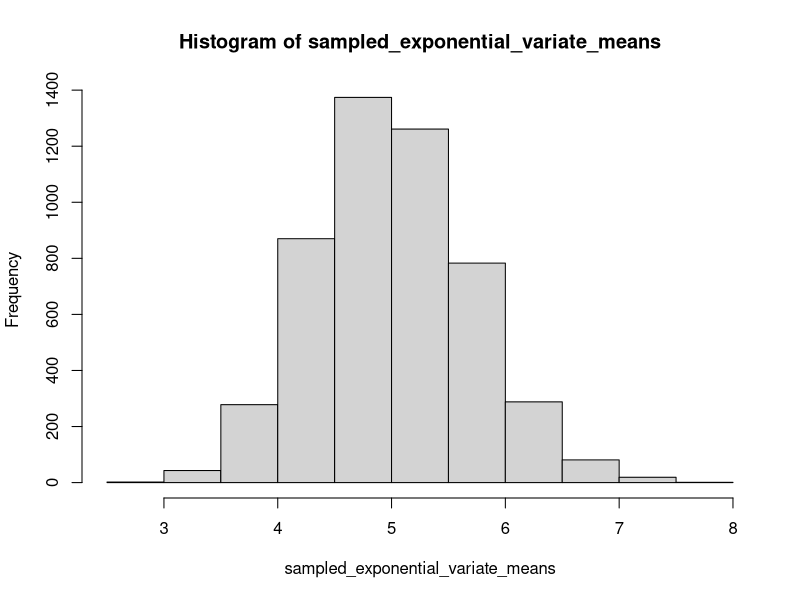
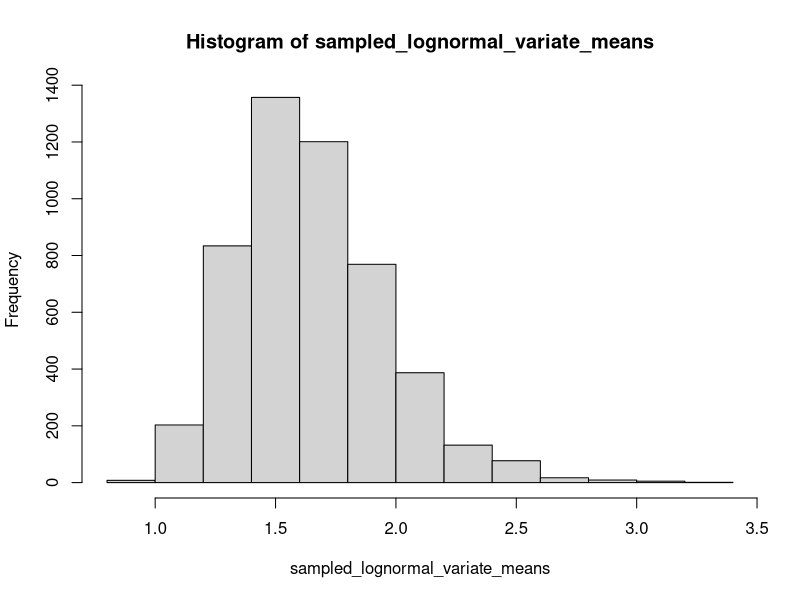
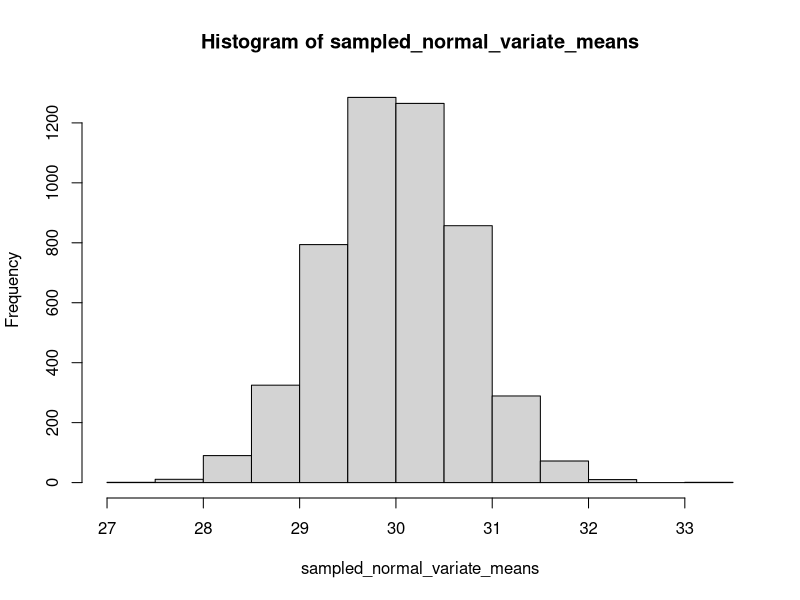
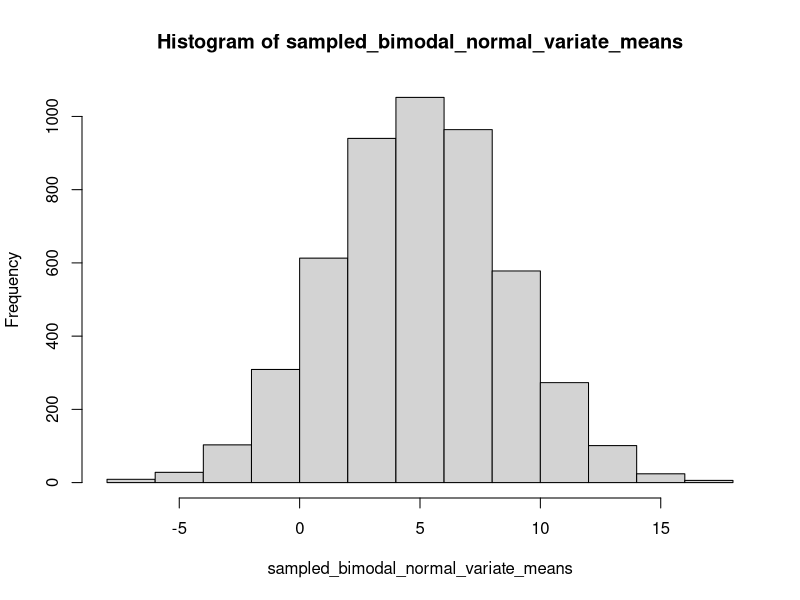

Reproduce these figures in R, in order.
#Central Limit Theorem Example
#no tidyverse packages, base R
rm(list=ls())

##normal
#exponential distribution, mean 5, rate 1/5 ----
exponential_variates <- rexp(n=1000000,rate=1/5)

#sample just 50 of the 1M variates, 5000 times
sampled_exponential_variate_means <- numeric(length=5000)

for(i in 1:5000){
sampled_exponential_variates <- sample(x=exponential_variates,
                                       size=50,
                                       replace = FALSE)
sampled_exponential_variate_means[i] <- mean(sampled_exponential_variates)
}

#compare the mean of the exponential variates, to the mean of the sampled means
mean_exponential_variates <- mean(exponential_variates)
mean_sampled_exponential_variate_means <- mean(sampled_exponential_variate_means)

sd_exponential_variates <- sd(exponential_variates)
sd_estimate_exponential_sampled_means <- sd(sampled_exponential_variate_means)*sqrt(50)


#histogram of the sampled means, verify it looks close to normally distributed
hist(sampled_exponential_variate_means)
#means ratio will be very close to 1
mean_exponential_variates/mean_sampled_exponential_variate_means
#sd ratio will be very close to 1
sd_exponential_variates/sd_estimate_exponential_sampled_means

##lognormal ----
#lognormal distribution, meanlog 0, sdlog 1 
lognormal_variates <- rlnorm(1000000, meanlog=0,sdlog=1)

#sample just 50 of the 1M variates, 5000 times
sampled_lognormal_variate_means <- numeric(length=5000)

for(i in 1:5000){
  sampled_lognormal_variates <- sample(x=lognormal_variates,
                                         size=50,
                                         replace = FALSE)
  sampled_lognormal_variate_means[i] <- mean(sampled_lognormal_variates)
}

#compare the mean of the lognormal variates, to the mean of the sampled means
mean_lognormal_variates <- mean(lognormal_variates)
mean_sampled_lognormal_variate_means <- mean(sampled_lognormal_variate_means)

sd_lognormal_variates <- sd(lognormal_variates)
sd_estimate_lognormal_sampled_means <- sd(sampled_lognormal_variate_means)*sqrt(50)


#histogram of the sampled means, verify it looks close to normally distributed
hist(sampled_lognormal_variate_means)
#means ratio will be very close to 1
mean_lognormal_variates/mean_sampled_lognormal_variate_means
#sd ratio will be very close to 1
sd_lognormal_variates/sd_estimate_lognormal_sampled_means




#unimodal normal distribution: mean 30 SD 5 ----
normal_variates <- rnorm(n=1000000,mean=30,sd=5)


#sample just 50 of the 1M variates, 5000 times
sampled_normal_variate_means <- numeric(length=5000)

for(i in 1:5000){
  sampled_normal_variates <- sample(x=normal_variates,
                                       size=50,
                                       replace = FALSE)
  sampled_normal_variate_means[i] <- mean(sampled_normal_variates)
}

#compare the mean of the normal variates, to the mean of the sampled means
mean_normal_variates <- mean(normal_variates)
mean_sampled_normal_variate_means <- mean(sampled_normal_variate_means)

sd_normal_variates <- sd(normal_variates)
sd_estimate_normal_sampled_means <- sd(sampled_normal_variate_means)*sqrt(50)


#histogram of the sampled means, verify it looks close to normally distributed
hist(sampled_normal_variate_means)
#means ratio will be very close to 1
mean_normal_variates/mean_sampled_normal_variate_means
#sd ratio will be very close to 1
sd_normal_variates/sd_estimate_normal_sampled_means




#bimodal normal distribution ----

bimodal_normal_variates <- c(rnorm(n=500000,mean=30,sd=5),rnorm(n=500000,mean=-20,sd=4))


#sample just 50 of the 1M variates, 5000 times
sampled_bimodal_normal_variate_means <- numeric(length=5000)

for(i in 1:5000){
  sampled_bimodal_normal_variates <- sample(x=bimodal_normal_variates,
                                    size=50,
                                    replace = FALSE)
  sampled_bimodal_normal_variate_means[i] <- mean(sampled_bimodal_normal_variates)
}

#compare the mean of the normal variates, to the mean of the sampled means
mean_bimodal_normal_variates <- mean(bimodal_normal_variates)
mean_sampled_bimodal_normal_variate_means <- mean(sampled_bimodal_normal_variate_means)

sd_bimodal_normal_variates <- sd(bimodal_normal_variates)
sd_bimodal_estimate_normal_sampled_means <- sd(sampled_bimodal_normal_variate_means)*sqrt(50)



#histogram of the sampled means, verify it looks close to normally distributed
hist(sampled_bimodal_normal_variate_means)
#ratio will be very close to 1
mean_bimodal_normal_variates/mean_sampled_bimodal_normal_variate_means
#sd ratio will be very close to 1
sd_bimodal_normal_variates/sd_bimodal_estimate_normal_sampled_means


